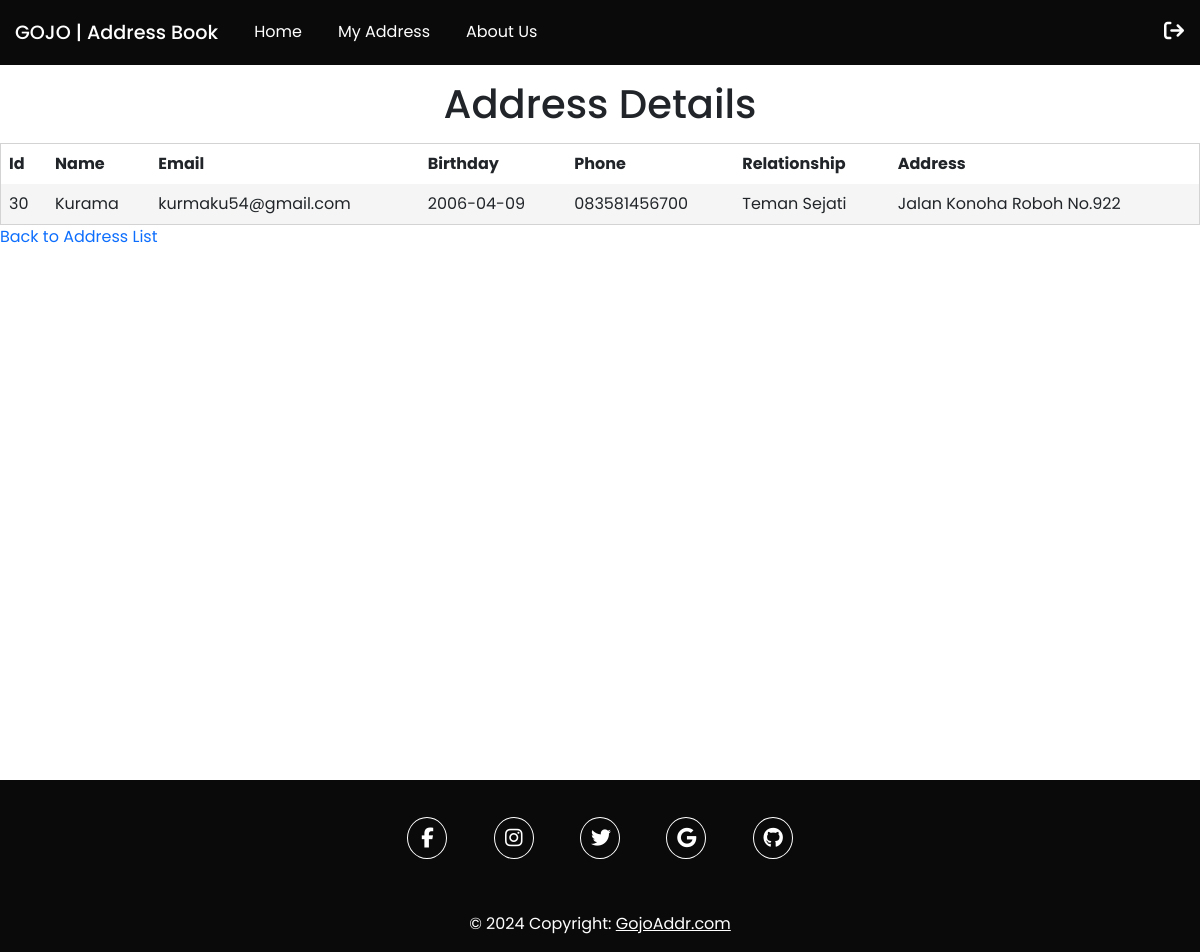
The app's page /address_details.php?id=30 (signed in) with its own data.
### tables this page shows
CREATE TABLE `testing1` (
  `id` int(11) NOT NULL,
  `user_id` int(11) NOT NULL,
  `name` varchar(100) NOT NULL,
  `email` varchar(100) DEFAULT NULL,
  `birthday` date DEFAULT NULL,
  `phone` varchar(20) DEFAULT NULL,
  `relationship` varchar(50) DEFAULT NULL,
  `address` varchar(255) DEFAULT NULL
);

### address_details.php (the view, shortened to what this page needs)
<?php
require_once 'db_connection.php';
$username = $_SESSION['username'];
$id = $_GET['id'];
$query = "SELECT * FROM $username WHERE id=$id";
$result = mysqli_query($mysqli, $query);
$row = mysqli_fetch_assoc($result);
?>
<!DOCTYPE html>
<html lang="en">
<head>
    <link rel="stylesheet" href="style.css">
    <link rel="stylesheet" href="https://cdnjs.cloudflare.com/ajax/libs/font-awesome/6.5.2/css/all.min.css"
 />
    <link href="https://cdn.jsdelivr.net/npm/bootstrap@5.3.3/dist/css/bootstrap.min.css"
    rel="stylesheet">
</head>
<body>
<nav class="nav nav-underline" style="background-color: #0a0a0a;">
  <div class="navbar-brand">GOJO | Address Book</div>
  <li class="nav-item">
    <a class="nav-link" href="index.php">Home</a>
  </li>
  <li class="nav-item">
    <a class="nav-link" href="myaddress.php">My Address</a>
  </li>
  <li class="nav-item">
    <a class="nav-link" href="about.php">About Us</a>
  </li>
  <li class="nav-logout">
    <a class="fa-solid fa-arrow-right-from-bracket fa-lg" href="logout.php"></a>
  </li>
</nav>
<main>
    <div id="address-table">
    <h1>Address Details</h1>
    <table>
            <tr>
                <th>Id</th>
                <th>Name</th>
                <th>Email</th>
                <th>Birthday</th>
                <th>Phone</th>
                <th>Relationship</th>
                <th>Address</th>
            </tr>
            <tr>
                <td> <?php echo $row['id']; ?></td>
                <td> <?php echo $row['name']; ?></td>
                <td> <?php echo $row['email']; ?></td>
                <td> <?php echo $row['birthday']; ?></td>
                <td> <?php echo $row['phone']; ?></td>
                <td> <?php echo $row['relationship']; ?></td>
                <td> <?php echo $row['address']; ?></td>
            </tr>
    </table>
    <a class="back-to" href="myaddress.php">Back to Address List</a>
</div>
</main>
<footer class="text-center">
  <div class="container pt-4">
    <section class="mb-4">
      <a data-mdb-ripple-init class="btn btn-link btn-floating btn-lg text-body m-1" href="#!" role="button"
        data-mdb-ripple-color="dark"><i class="fab fa-facebook-f"></i></a>
      <a data-mdb-ripple-init class="btn btn-link btn-floating btn-lg text-body m-1" href="#!" role="button"
        data-mdb-ripple-color="dark"><i class="fab fa-instagram"></i></a>
      <a data-mdb-ripple-init class="btn btn-link btn-floating btn-lg text-body m-1" href="#!"
        role="button" data-mdb-ripple-color="dark"><i class="fab fa-twitter"></i></a>
      <a data-mdb-ripple-init class="btn btn-link btn-floating btn-lg text-body m-1" href="#!" role="button"
        data-mdb-ripple-color="dark"><i class="fab fa-google"></i></a>
      <a data-mdb-ripple-init class="btn btn-link btn-floating btn-lg text-body m-1" href="https://github.com/NotOnlySky/Project_Backend_Buku_Alamat_AA224.git" role="button"
        data-mdb-ripple-color="dark"><i class="fab fa-github"></i></a>
    </section>
  </div>
  <div class="text-center p-3">
    © 2024 Copyright:
    <a class="text-footer" href="#">GojoAddr.com</a>
  </div>
</footer>
</body>
</html>

### style.css (style rules this page uses)
* { font-family: Poppins, sans-serif; }
html, body { height: 100%; margin: 0; padding: 0; }
h1 { color: #1f1f1f; }
nav { padding: 10px 0; height: 65px; }
nav .navbar-brand { font-weight: 500; font-size: larger; margin-left: 15px; color: #fff; margin-top: 9px; }
.fa-solid.fa-arrow-right-from-bracket.fa-lg { position: absolute; left:97%; padding: 20px 0; color: #fff; text-decoration: none; transition: .2s linear; }
nav li .nav-link { margin: 0 0 0 20px; padding: 10px 15px; color: #fff; text-decoration: none; }
main { min-height: 700px; }
h1, h2 { text-align: center; }
#address-table { width: 100%; margin: 0 auto; }
#address-table h1 { margin: 15px 0 15px 0; }
table { border-collapse: collapse; width: 100%; background-color:whitesmoke ; }
table, th, td { border: 1px solid lightgray; }
th, td { padding: 8px; text-align: left; }
th { background-color: #fff; }
a { text-decoration: none; }
footer { position: relative; bottom: 0; background-color:#0a0a0a; width: 100%; color: #fff; }
footer .text-footer { color:#fff; }
footer i { color: #fff; width: 40px; border: 1px solid white; padding: 10px; border-radius: 50%; transition: .2s linear; }
#address-table .back-to { text-decoration: none; }

### records on screen
testing1: id "30", name "Kurama", email "kurmaku54@gmail.com", birthday "2006-04-09", phone "083581456700", relationship "Teman Sejati", address "Jalan Konoha Roboh No.922"
